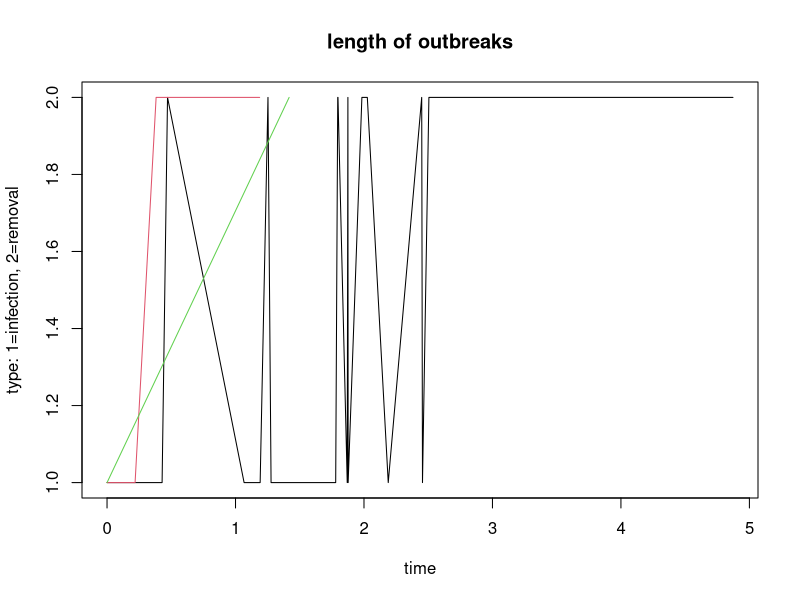
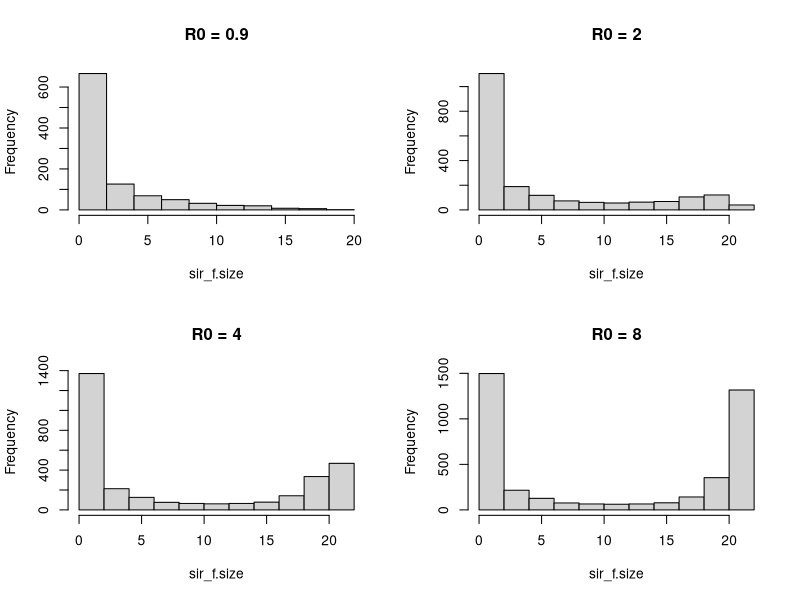
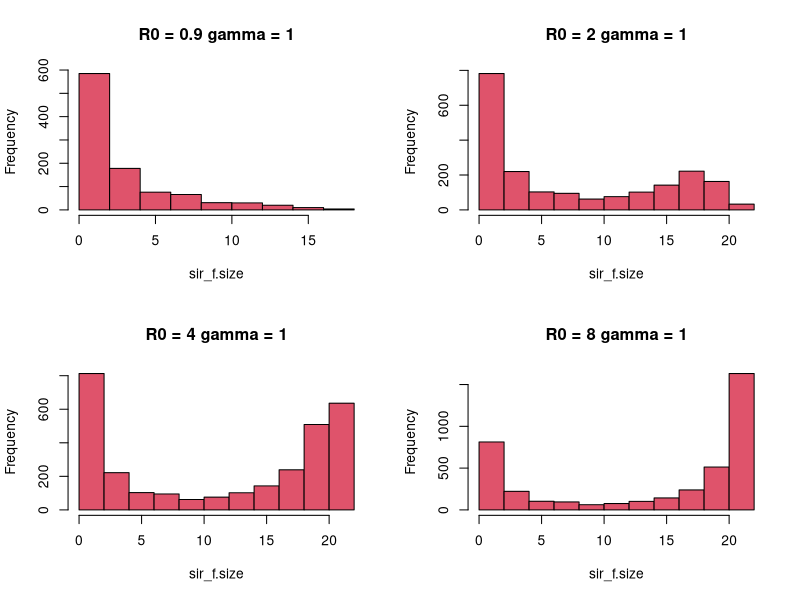
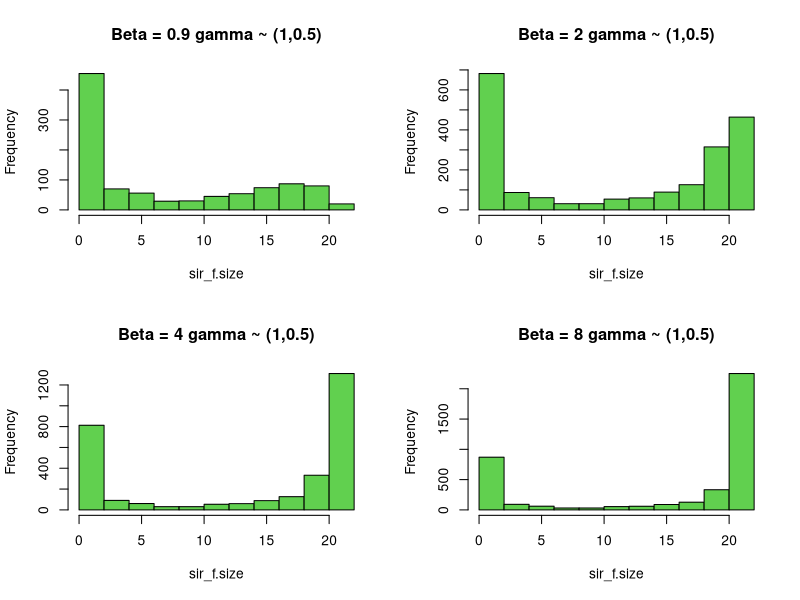
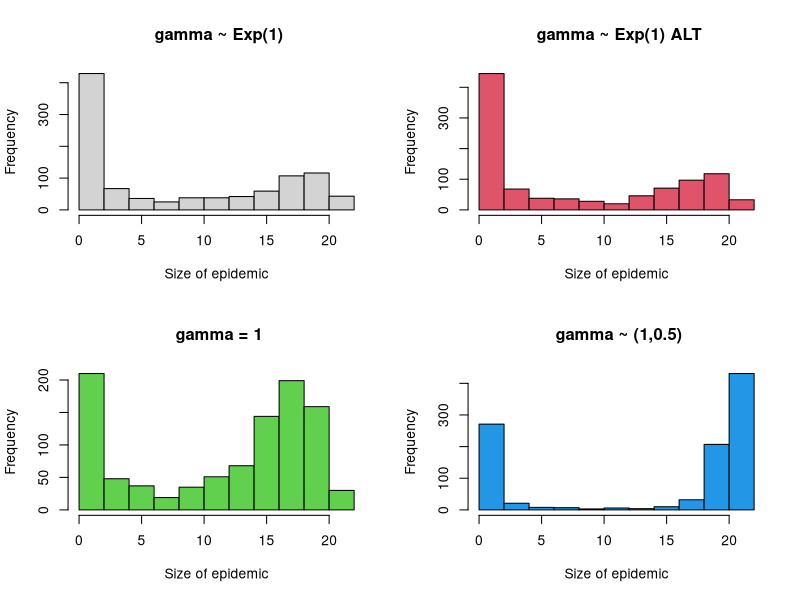
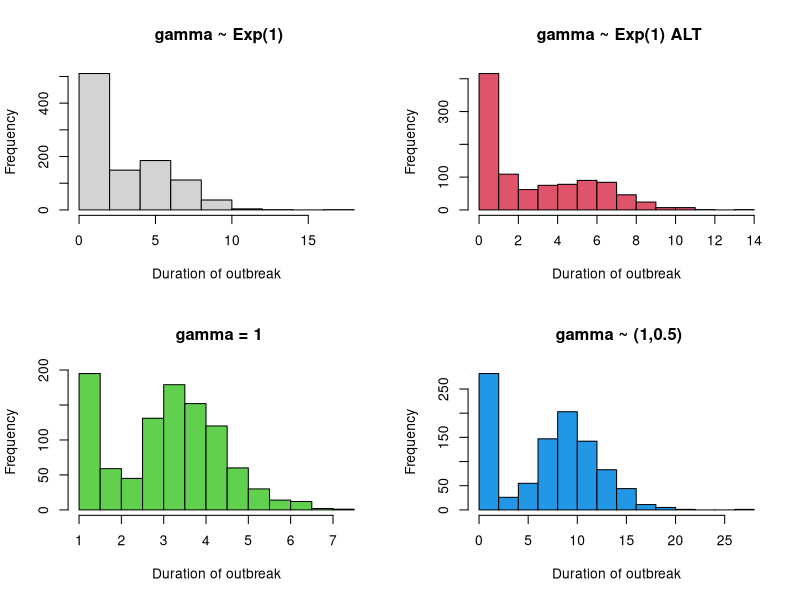
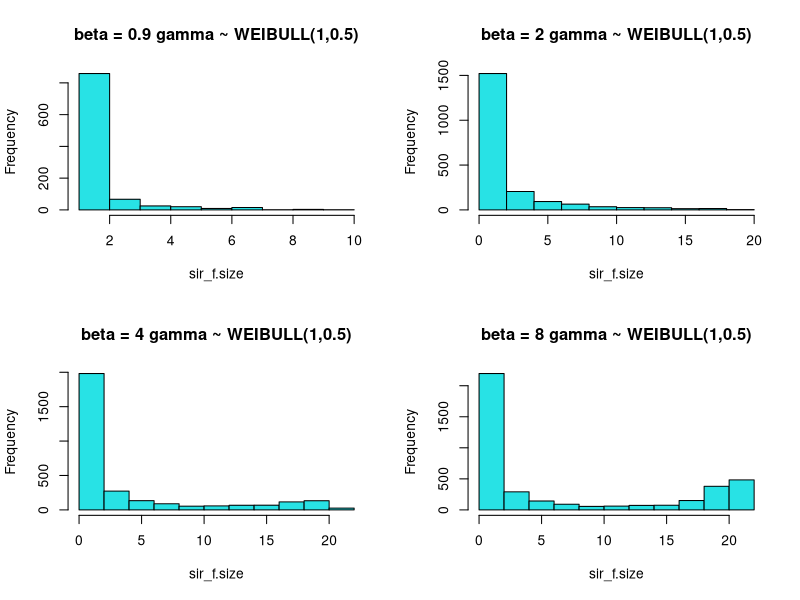
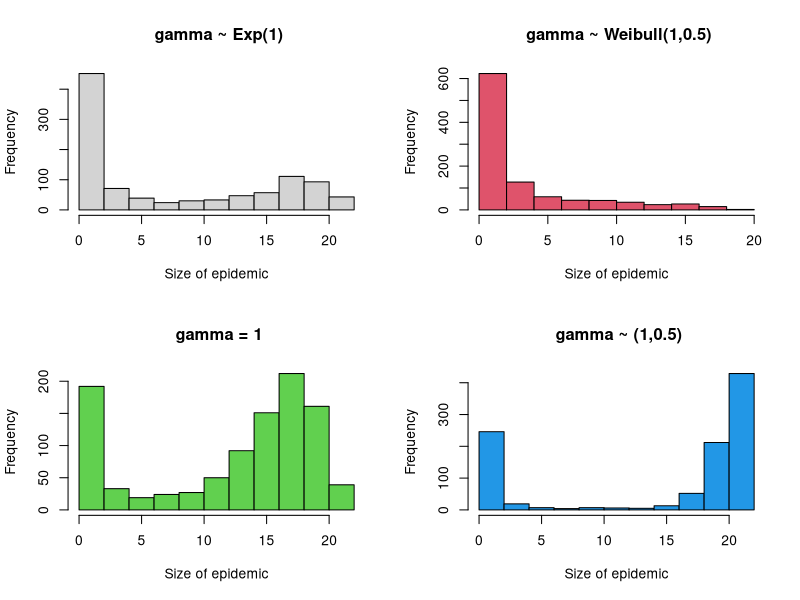

Reproduce these figures in R, in order.
################################################################################
# R-code to simulate from a Markov and Non-Markov Stochastic epidemic models
################################################################################


# This function assumes 1 initial infective and N-1 initially susceptibles
# Per-person infection rate is beta/N

simSIR.Markov <- function(N, beta, gamma) {

  # initial number of infectives and susceptibles;
  I <- 1
  S <- N-1;

  # recording time;
  t <- 0;
  times <- c(t);

  # a vector which records the type of event (1=infection, 2=removal)
  type <- c(1); 

  while (I > 0) {  #stop the model once disease extinct
 
    # time to next event;
    t <- t + rexp(1, (beta/N)*I*S + gamma*I); # proposed time to next event
    times <- append(times, t);      # add this proposed time to the 'times' vecor
    
    if (runif(1) < beta*S/(beta*S + N*gamma)) { #add infection with propbability = pr(infection)
      # infection
      I <- I+1;
      S <- S-1;
      type <- append(type, 1); ## type=1 is an infection
    }
    else {
      #removal
      # S <- S 
      I <- I-1
      type <- append(type, 2); ## type=2 is a removal
    }
  }
  
  # record the final size , i.e. the number of initially susceptlbles who contracted the disease sometime during the epidemic.

  # record the times of events (infections/removals) as well as the type
    
  res <- list("t"=times, "type"=type); ##RESULTS: the new times vector and type i.e. what happened
  res
}

## with final size calc
simSIR.Markov.fsize <- function(N, beta, gamma) {

  # initial number of infectives and susceptibles;
  I <- 1
  S <- N-1;

  # recording time;
  t <- 0;
  times <- c(t);

  # a vector which records the type of event (1=infection, 2=removal)
  type <- c(1); 

  while (I > 0) {  #stop the model once disease extinct
 
    # time to next event;
    t <- t + rexp(1, (beta/N)*I*S + gamma*I); # proposed time to next event
    times <- append(times, t);      # add this proposed time to the 'times' vecor
    
    if (runif(1) < beta*S/(beta*S + N*gamma)) { #add infection with propbability = pr(infection)
      # infection
      I <- I+1;
      S <- S-1;
      type <- append(type, 1); ## type=1 is an infection
    }
    else {
      #removal
      # S <- S 
      I <- I-1
      type <- append(type, 2); ## type=2 is a removal
    }
  }
  
  # record the final size , i.e. the number of initially susceptlbles who contracted the disease sometime during the epidemic.
  final.size=sum(type[type==1])
	duration=max(times)
  # record the times of events (infections/removals) as well as the type
    
  res <- list("size"=final.size, "duration"=duration); ##RESULTS: the new times vector and type i.e. what happened
  res
}



## alternative algorithm for the SIR Mchain
simSIR.Markov.alternative <- function(N, beta, gamma) {

  # initial number of infectives and susceptibles;
  I <- 1
  S <- N-1;

  # recording time;
  t <- 0;
  times <- c(t);

  # a vector which records the type of event (1=infection, 2=removal)
  type <- c(1);

  while (I > 0) {

    ############################################
    # simulate times to the next possible events
    ############################################
    
    # time to next infection
    if (S > 0) { # if susceptible hosts still exist then draw random possible time to infection
      t.next.infection <- t +  rexp(1, (beta/N)*I*S)
    }else {
      t.next.infection <- Inf;
    }
    
    # ALSO generate a possibe time to next removal    
    t.next.removal <- t + rexp(1, gamma*I)


    # check which of the two events happens first
    if (t.next.infection < t.next.removal) {
      # infection occurs
      I <- I+1;
      S <- S-1;
      type <- append(type, 1); ## type 1 so infection 
      times <- append(times, t.next.infection);
      t <- t.next.infection
    } else {
      #removal occurs
      I <- I-1
      times <- append(times, t.next.removal);
      type <- append(type, 2); ## type 2 so removal
      t <- t.next.removal
    }
  }
  
  # record the final size , i.e. the number of initially susceptlbles who contracted the disease sometime during the epidemic.
  final.size=sum(type[type==1])
  duration=max(times)
  
  # record the times of events (infections/removals) as well as the type
  
  res <- list("t"=times, "type"=type, "labels"=labels, "size"=final.size, "duration"=duration);
  res
}


simSIR.Non.Markov.constant <- function(N, beta, k) {

  # initial number of infectives and susceptibles;
  I <- 1
  S <- N-1;

  # recording time;
  t <- 0;
  times <- c(t);

  # create a vector containing the removal times of all the current infectives.
  r <- k 

  # a vector which records the type of event (1=infection, 2=removal)
  type <- c(1);
  
  # a counter for labelling the individuals
  lambda <- 1;

  # a vector to store the labels
  labels <- c(1);

  while (I > 0) {

    ############################################
    # simulate times to the next possible events
    ############################################
    
    # time to next infection
    if (S > 0) {
      T  <- rexp(1, (beta/N)*I*S)
    } else {
      T <- Inf;
    }

    # time to next removal
    R <- min(r, na.rm=TRUE);
    
    # check which of the two events happens first
    if (t + T < R) {
      # infection occurs
      I <- I+1;
      S <- S-1;
      r <- append(r, t + T + k) ## k = constant infection period
      type <- append(type, 1);
      times <- append(times, t + T);

      lambda <- lambda + 1;
      labels <- append(labels, lambda)
      t <- t + T
    } else {
      #removal occurs
      I <- I-1
      type <- append(type, 2);
      index.min.r <- which(min(r, na.rm=TRUE)==r)
      r[index.min.r] <- NA
      labels <- append(labels, index.min.r)
      times <- append(times, R);
      t <- R

      # update the vector of 
    }
  }
  
  # record the final size , i.e. the number of initially susceptlbles who contracted the disease sometime during the epidemic.
  final.size=sum(type[type==1])
  duration=max(times)
  
  # record the times of events (infections/removals) as well as the type
  
  res <- list("t"=times, "type"=type, "labels"=labels, "size"=final.size, "duration"=duration);
  res
}



simSIR.Non.Markov.gamma <- function(N, beta, gamma, delta) {

  # initial number of infectives and susceptibles;
  I <- 1
  S <- N-1;

  # recording time;
  t <- 0;
  times <- c(t);

  # create a vector containing the removal times of all the current infectives.
  k <- rgamma(1, gamma, delta)
  r <- k 

  # a vector which records the type of event (1=infection, 2=removal)
  type <- c(1);

  # a counter for labelling the individuals
  lambda <- 1;
  
  # a vector to store the labels
  labels <- c(1);

  while (I > 0) {

    ############################################
    # simulate times to the next possible events
    ############################################
    
    # time to next infection
    if (S > 0) {
      T  <- rexp(1, (beta/N)*I*S)
    }
    else {
      T <- Inf;
    }

    # time to next removal
    R <- min(r, na.rm=TRUE);
    
    # check which of the two events happens first
    if (t + T < R) {
      # infection occurs
      I <- I+1;
      S <- S-1;
      k <- rgamma(1, gamma, delta)
      r <- append(r, t + T + k)

      lambda <- lambda + 1;
      labels <- append(labels, lambda)
      type <- append(type, 1);
      times <- append(times, t + T);
      t <- t + T
    }
    else {
      #removal occurs
      I <- I-1
      type <- append(type, 2);
      index.min.r <- which(min(r, na.rm=TRUE)==r)
      r[index.min.r] <- NA
      labels <- append(labels, index.min.r)
      times <- append(times, R);
      t <- R      
    }
  }
  
  # record the final size , i.e. the number of initially susceptlbles who contracted the disease sometime during the epidemic.
  final.size=sum(type[type==1])
  duration=max(times)
  
  # record the times of events (infections/removals) as well as the type
  
  res <- list("t"=times, "type"=type, "labels"=labels, "size"=final.size, "duration"=duration);
  res
}

################################################################################
# Call the functions
################################################################################
################################################################################
##' 1
set.seed(05081991)
sir1 <- simSIR.Markov(21, 0.9, 1) 
sir2 <- simSIR.Markov(21, 2, 1) 
sir3 <- simSIR.Markov(21, 4, 1) 
print(c(max(sir1$t),max(sir2$t),max(sir3$t)))
plot(sir3$t, sir3$type,  type='l', col=1, main='length of outbreaks', xlab = 'time', ylab='type: 1=infection, 2=removal')
lines(sir2$t,sir2$type,   type='l', col=2)
lines(sir1$t,sir1$type,   type='l', col=3)
## transmission rate increase therefore infection survives longer

################################################################################
##' 2 - record final size
set.seed(05081991)
sir1 <- simSIR.Markov.fsize(21, 0.9, 1) 
sir2 <- simSIR.Markov.fsize(21, 2, 1) 
sir3 <- simSIR.Markov.fsize(21, 4, 1) 
print(c(max(sir1$size),max(sir2$size),max(sir3$size))) ## final size: epidemics 3 infects everyone
print(c(max(sir1$duration),max(sir2$duration),max(sir3$duration))) ## duration: epidemics 3 longest


################################################################################
##' 3 - simulation based estimate of final size
par(mfrow=c(2,2))
set.seed(05081991)
sir_f.size <- NULL
for(beta in c(0.9, 2, 4, 8)){
for(i in 1:1000){
  sir1 <- simSIR.Markov.fsize(21, beta, 1) 
  sir_f.size <- c(sir_f.size, sir1$size)
}
hist(sir_f.size, main=paste0('R0 = ', beta))
}

## Now with constant gamma (not assumed exponential dist.)
set.seed(05081991)
sir_f.size <- NULL
for(beta in c(0.9, 2, 4, 8)){
  for(i in 1:1000){
    sir1 <- simSIR.Non.Markov.constant(21, beta, 1) 
    sir_f.size <- c(sir_f.size, sir1$size)
  }
  hist(sir_f.size, col=2, main=paste0('R0 = ', beta/1, " gamma = 1"))
}

## Now with gamma dist infectious period
set.seed(05081991)
sir_f.size <- NULL
for(beta in c(0.9, 2, 4, 8)){
  for(i in 1:1000){
    sir1 <- simSIR.Non.Markov.gamma(21, beta, 1, 0.5) 
    sir_f.size <- c(sir_f.size, sir1$size)
  }
  hist(sir_f.size, col=3, main=paste0('Beta = ', beta/1, " gamma ~ (1,0.5)"))
}

set.seed(05081991)
sir_f.size1 <- NULL
sir_f.size2 <- NULL
sir_f.size3 <- NULL
sir_f.size4 <- NULL
beta = 2
  for(i in 1:1000){
    sir1 <- simSIR.Markov.fsize(21, beta, 1) 
    sir2 <- simSIR.Markov.alternative(21, beta, 1) 
    sir3 <- simSIR.Non.Markov.constant(21, beta, 1) 
    sir4 <- simSIR.Non.Markov.gamma(21, beta, 1, 0.5) 
      sir_f.size1 <- c(sir_f.size1, sir1$size)
      sir_f.size2 <- c(sir_f.size2, sir2$size)
      sir_f.size3 <- c(sir_f.size3, sir3$size)
      sir_f.size4 <- c(sir_f.size4, sir4$size)
  }
hist(sir_f.size1, main=paste0(" gamma ~ Exp(1)"), xlab="Size of epidemic")
hist(sir_f.size2, col=2, main=paste0(" gamma ~ Exp(1) ALT"), xlab="Size of epidemic")
hist(sir_f.size3, col=3, main=paste0(" gamma = 1"), xlab="Size of epidemic")
hist(sir_f.size4, col=4, main=paste0(" gamma ~ (1,0.5)"), xlab="Size of epidemic")


################################################################################
##' 4 dist. of duration
set.seed(05081991)
sir_dur1 <- NULL
sir_dur2 <- NULL
sir_dur3 <- NULL
sir_dur4 <- NULL
beta = 2
  for(i in 1:1000){
    sir1 <- simSIR.Markov.fsize(21, beta, 1) 
    sir2 <- simSIR.Markov.alternative(21, beta, 1) 
    sir3 <- simSIR.Non.Markov.constant(21, beta, 1) 
    sir4 <- simSIR.Non.Markov.gamma(21, beta, 1, 0.5) 
      sir_dur1 <- c(sir_dur1, sir1$duration)
      sir_dur2 <- c(sir_dur2, sir2$duration)
      sir_dur3 <- c(sir_dur3, sir3$duration)
      sir_dur4 <- c(sir_dur4, sir4$duration)
  }
hist(sir_dur1, main=paste0(" gamma ~ Exp(1)"), xlab="Duration of outbreak")
hist(sir_dur2, col=2, main=paste0(" gamma ~ Exp(1) ALT"), xlab="Duration of outbreak")
hist(sir_dur3, col=3, main=paste0(" gamma = 1"), xlab="Duration of outbreak")
hist(sir_dur4, col=4, main=paste0(" gamma ~ (1,0.5)"), xlab="Duration of outbreak")


################################################################################
##' 5 - gamma with WEIBULL dist
##' 
simSIR.Non.Markov.weibull <- function(N, beta, gamma, delta) {

# initial number of infectives and susceptibles;
I <- 1
S <- N-1;

# recording time;
t <- 0;
times <- c(t);

# create a vector containing the removal times of all the current infectives.
k <- rweibull(1, gamma, delta)
r <- k 

# a vector which records the type of event (1=infection, 2=removal)
type <- c(1);

# a counter for labelling the individuals
lambda <- 1;

# a vector to store the labels
labels <- c(1);

while (I > 0) {
  
  ############################################
  # simulate times to the next possible events
  ############################################
  
  # time to next infection
  if (S > 0) {
    T  <- rexp(1, (beta/N)*I*S)
  }
  else {
    T <- Inf;
  }
  
  # time to next removal
  R <- min(r, na.rm=TRUE);
  
  # check which of the two events happens first
  if (t + T < R) {
    # infection occurs
    I <- I+1;
    S <- S-1;
    k <- rweibull(1, gamma, delta)
    r <- append(r, t + T + k)
    
    lambda <- lambda + 1;
    labels <- append(labels, lambda)
    type <- append(type, 1);
    times <- append(times, t + T);
    t <- t + T
  }
  else {
    #removal occurs
    I <- I-1
    type <- append(type, 2);
    index.min.r <- which(min(r, na.rm=TRUE)==r)
    r[index.min.r] <- NA
    labels <- append(labels, index.min.r)
    times <- append(times, R);
    t <- R      
  }
}

# record the final size , i.e. the number of initially susceptlbles who contracted the disease sometime during the epidemic.
final.size=sum(type[type==1])
duration=max(times)

# record the times of events (infections/removals) as well as the type

res <- list("t"=times, "type"=type, "labels"=labels, "size"=final.size, "duration"=duration);
res
}

set.seed(05081991)
sir_f.size <- NULL
for(beta in c(0.9, 2, 4, 8)){
  for(i in 1:1000){
    sir1 <- simSIR.Non.Markov.weibull(21, beta, 1, 0.5) 
    sir_f.size <- c(sir_f.size, sir1$size)
  }
  hist(sir_f.size, col=5, main=paste0('beta = ', beta, " gamma ~ WEIBULL(1,0.5)"))
}

set.seed(05081991)
sir_f.size1 <- NULL
sir_f.size2 <- NULL
sir_f.size3 <- NULL
sir_f.size4 <- NULL
beta = 2
for(i in 1:1000){
  sir1 <- simSIR.Markov.fsize(21, beta, 1) 
  sir2 <- simSIR.Non.Markov.weibull(21, beta, 1, 0.5) 
  sir3 <- simSIR.Non.Markov.constant(21, beta, 1) 
  sir4 <- simSIR.Non.Markov.gamma(21, beta, 1, 0.5) 
  sir_f.size1 <- c(sir_f.size1, sir1$size)
  sir_f.size2 <- c(sir_f.size2, sir2$size)
  sir_f.size3 <- c(sir_f.size3, sir3$size)
  sir_f.size4 <- c(sir_f.size4, sir4$size)
}
hist(sir_f.size1, main=paste0(" gamma ~ Exp(1)"), xlab="Size of epidemic")
hist(sir_f.size2, col=2, main=paste0(" gamma ~ Weibull(1,0.5)"), xlab="Size of epidemic")
hist(sir_f.size3, col=3, main=paste0(" gamma = 1"), xlab="Size of epidemic")
hist(sir_f.size4, col=4, main=paste0(" gamma ~ (1,0.5)"), xlab="Size of epidemic")


################################################################################
##' 6 - SEIR model
##' 

simSEIR.Non.Markov.weibull <- function(N, beta, alpha, gamma, delta) {

# initial number of infectives and susceptibles;
E <- 0
I <- 1
S <- N-1;

# recording time;
t <- 0;
times <- c(t);

# create a vector containing the removal times of all the current infectives.
k <- rweibull(1, gamma, delta)
r <- k 
e <- 0

# a vector which records the type of event (1=infection, 2=removal)
type <- c(1);

# a counter for labelling the individuals
lambda <- 1;

# a vector to store the labels
labels <- c(1);

while (I > 0) {
  
  ############################################
  # simulate times to the next possible events
  ############################################
  
  # time to next infection
  if (S > 0) {
    T  <- rexp(1, (beta/N)*I*S)
  }
  else {
    T <- Inf;
  }
  
  # time to next removal
  E <- min(e, na.rm=T)
  R <- min(r, na.rm=TRUE);
  
  # check which of the two events happens first
  if (t + T + alpha < R) {
    # infection occurs
    I <- I+1;
    S <- S-1;
    k <- rweibull(1, gamma, delta)
    r <- append(r, t + T + alpha + k)
    
    lambda <- lambda + 1;
    labels <- append(labels, lambda)
    type <- append(type, 1);
    times <- append(times, t + T + alpha);
    t <- t + T + alpha
  }
  else {
    #removal occurs
    I <- I-1
    type <- append(type, 2);
    index.min.r <- which(min(r, na.rm=TRUE)==r)
    r[index.min.r] <- NA
    labels <- append(labels, index.min.r)
    times <- append(times, R);
    t <- R      
  }
  ## Include E state change.....
}

# record the final size , i.e. the number of initially susceptlbles who contracted the disease sometime during the epidemic.
final.size=sum(type[type==1])
duration=max(times)

# record the times of events (infections/removals) as well as the type

res <- list("t"=times, "type"=type, "labels"=labels, "size"=final.size, "duration"=duration);
res
}

par(mfrow=c(2,2))
set.seed(05081991)
sir_f.size <- NULL
sir_dur <- NULL
for(beta in c(0.9, 4)){
  for(i in 1:1000){
    sir1 <- simSEIR.Non.Markov.weibull(21, beta, alpha=1, gamma=1, delta=0.5) 
    sir_f.size <- c(sir_f.size, sir1$size)
    sir_dur <- c(sir_dur, sir1$duration)
  }
  hist(sir_f.size, col=5, main=paste0('FINAL SIZE: beta = ', beta), xlab='Final size')
  hist(sir_dur, col=5, main=paste0('DURATION: beta = ', beta), xlab='Duration')
}

